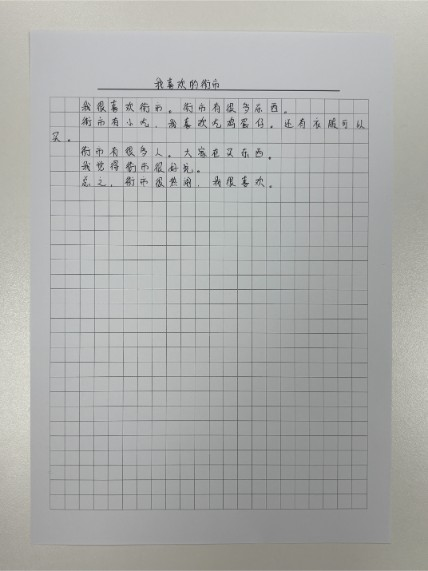
#> input picture needs-improvement-handwritten-version-jpg (1).jpg, 428 x 571 px
$ python -i image_utils.py   (imports and definitions only)
#> lines starting #> are read from the running program, lines starting #| are printed output that depends on the picture; after the words box and inside, x2 and y2 are one past the last pixel; in counts of white or black regions, pixels touching at a corner belong together
### logger.py
import logging
import sys
from datetime import datetime, timezone, timedelta

_APP_LOGGER_NAME = "ocr-api"


def _utc7_converter(*args):
    utc_dt = datetime.utcnow().replace(tzinfo=timezone.utc)
    return utc_dt.astimezone(timezone(timedelta(hours=7))).timetuple()


def setup_logger() -> logging.Logger:
    log = logging.getLogger(_APP_LOGGER_NAME)

    if log.handlers:
        return log

    log.setLevel(logging.INFO)
    log.propagate = False

    fmt = logging.Formatter(
        fmt="%(asctime)s | %(levelname)-8s | %(message)s",
        datefmt="%H:%M:%S",
    )
    fmt.converter = _utc7_converter

    handler = logging.StreamHandler(sys.stdout)
    handler.setFormatter(fmt)
    log.addHandler(handler)

    return log


logger = setup_logger()

### image_utils.py
from PIL import Image, ImageEnhance
from io import BytesIO
import numpy as np
import cv2
from logger import logger


# [14 lines left out: function auto_resize_image, not called in this run]


def detect_grid_paper(cv_gray: np.ndarray) -> bool:
    """Detect if an image contains grid/graph paper lines.

    Uses Hough Line Transform to count horizontal and vertical lines.
    Grid paper typically has many evenly-spaced lines in both directions.

    Returns True if grid pattern is detected.
    """
    h, w = cv_gray.shape
#> h = 571; w = 428

    # Edge detection
    edges = cv2.Canny(cv_gray, 50, 150, apertureSize=3)
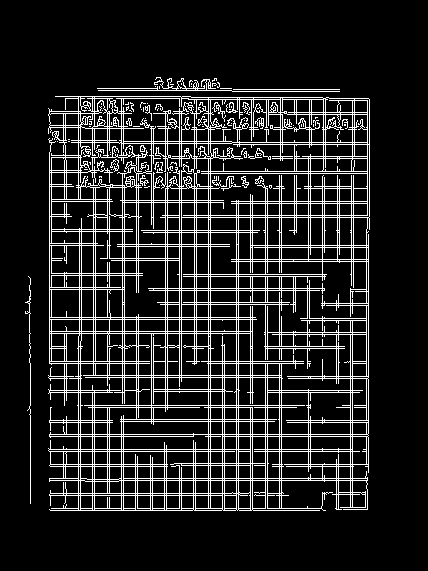
#> edges: shape (571, 428); 12.9% white in thin lines or dots, all inside (x1, y1, x2, y2) = (25, 77, 370, 511)

    # Detect lines with HoughLinesP
    lines = cv2.HoughLinesP(edges, 1, np.pi / 180, threshold=80,
                            minLineLength=int(min(h, w) * 0.15),
                            maxLineGap=10)
#> lines = 154 rows, first 6: [208, 510, 208, 79], [210, 510, 210, 82], [107, 319, 107, 185], [109, 510, 109, 405], [265, 510, 265, 187], [167, 421, 167, 111]

    if lines is None:
        return False

    h_lines = 0
    v_lines = 0
    for line in lines:
        x1, y1, x2, y2 = line[0]
        angle = abs(np.degrees(np.arctan2(y2 - y1, x2 - x1)))
        if angle < 10 or angle > 170:  # horizontal
            h_lines += 1
        elif 80 < angle < 100:  # vertical
            v_lines += 1
#> this loop made 154 passes
#> (x1, y1, x2, y2, angle) on passes 1 to 12: (208, 510, 208, 79, 90), (210, 510, 210, 82, 90), (107, 319, 107, 185, 90), (109, 510, 109, 405, 90), (265, 510, 265, 187, 90), (167, 421, 167, 111, 90), (250, 510, 250, 194, 90), (179, 392, 179, 81, 90), (252, 509, 252, 195, 90), (181, 391, 181, 78, 90), (165, 421, 165, 111, 90), (279, 510, 279, 171, 90)
#> after the loop, h_lines = 89; v_lines = 65

    is_grid = h_lines >= 8 and v_lines >= 8
#> is_grid = True
    logger.info(
        f"[grid_detect] H-lines: {h_lines} | V-lines: {v_lines} | "
        f"Grid detected: {is_grid}"
    )
#| 01:32:26 | INFO     | [grid_detect] H-lines: 89 | V-lines: 65 | Grid detected: True
    return is_grid


def remove_grid_lines(image: Image.Image) -> Image.Image:
    """Remove grid/graph paper lines from an image using morphological operations.

    Algorithm:
    1. Convert to grayscale
    2. Detect horizontal lines via wide horizontal kernel
    3. Detect vertical lines via tall vertical kernel
    4. Combine into a grid mask
    5. Inpaint (fill) the grid lines with surrounding background color
    6. Return cleaned RGB image

    This preserves handwriting strokes (which are short, curved, thick)
    while removing grid lines (which are long, straight, thin).
    """
    # PIL → OpenCV (numpy array)
    cv_img = np.array(image)
    cv_gray = cv2.cvtColor(cv_img, cv2.COLOR_RGB2GRAY)

    # Check if this image actually has grid lines
    if not detect_grid_paper(cv_gray):
        logger.info("[remove_grid] No grid pattern detected — skipping")
        return image

    logger.info("[remove_grid] Grid pattern detected — removing lines...")

    # Adaptive threshold to get binary image (ink = black, paper = white)
    binary = cv2.adaptiveThreshold(
        cv_gray, 255, cv2.ADAPTIVE_THRESH_GAUSSIAN_C,
        cv2.THRESH_BINARY_INV, blockSize=15, C=10
    )
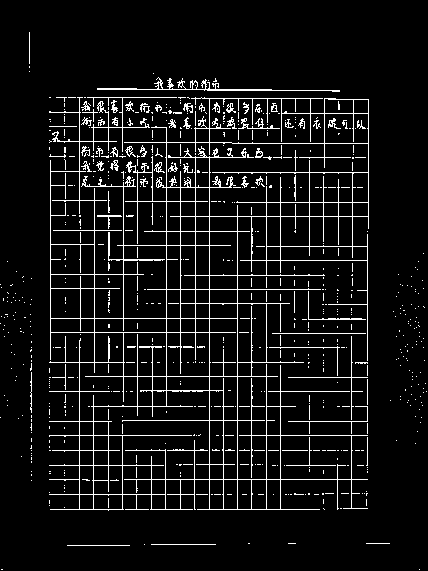
#> binary: shape (571, 428); 7.2% white in thin lines or dots

    h, w = binary.shape
#> h = 571; w = 428

    # --- Detect horizontal lines ---
    # Kernel width = 1/20th of image width (catches long lines, ignores short strokes)
    h_kernel_len = max(w // 20, 30)
#> h_kernel_len = 30
    h_kernel = cv2.getStructuringElement(cv2.MORPH_RECT, (h_kernel_len, 1))
    h_lines = cv2.morphologyEx(binary, cv2.MORPH_OPEN, h_kernel, iterations=2)
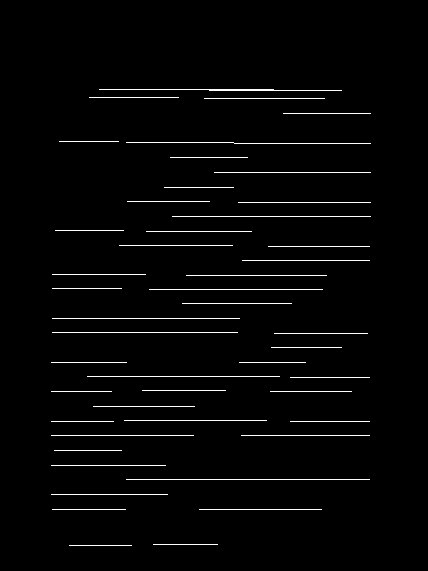
#> h_lines: shape (571, 428); 2.2% white in thin lines or dots, all inside (x1, y1, x2, y2) = (51, 89, 371, 546)

    # --- Detect vertical lines ---
    v_kernel_len = max(h // 20, 30)
#> v_kernel_len = 30
    v_kernel = cv2.getStructuringElement(cv2.MORPH_RECT, (1, v_kernel_len))
#> v_kernel = 30 values from 1 to 1
    v_lines = cv2.morphologyEx(binary, cv2.MORPH_OPEN, v_kernel, iterations=2)
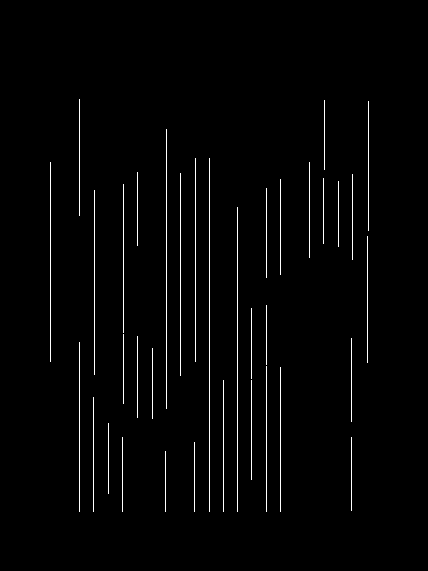
#> v_lines: shape (571, 428); 1.8% white in thin lines or dots, all inside (x1, y1, x2, y2) = (50, 99, 369, 512)

    # Combine horizontal + vertical = grid mask
    grid_mask = cv2.add(h_lines, v_lines)
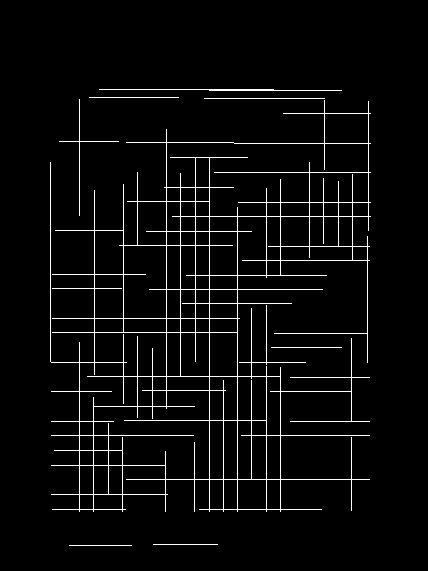
#> grid_mask: shape (571, 428); 4% white in thin lines or dots, all inside (x1, y1, x2, y2) = (50, 89, 371, 546)

    # Dilate slightly to ensure we cover the full line width
    dilate_kernel = cv2.getStructuringElement(cv2.MORPH_RECT, (3, 3))
    grid_mask = cv2.dilate(grid_mask, dilate_kernel, iterations=1)
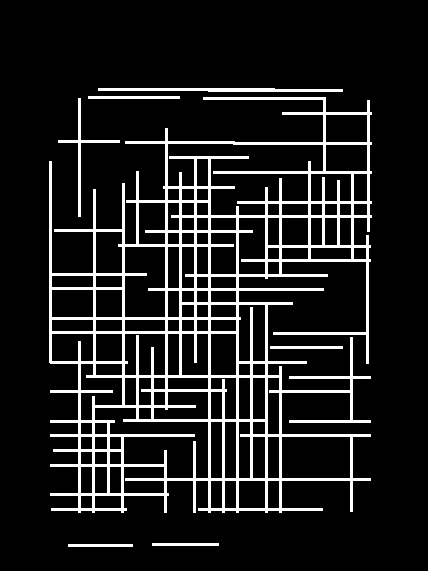
#> grid_mask: shape (571, 428); 11.7% white; 7 white regions, largest, box (x1, y1, x2, y2) and area: (49, 97, 372, 513) 26488, (98, 88, 343, 92) 802, (58, 98, 120, 217) 534

    # Inpaint: fill grid line pixels with surrounding colors
    cleaned = cv2.inpaint(cv_img, grid_mask, inpaintRadius=3,
                          flags=cv2.INPAINT_TELEA)

    # Count how many pixels were cleaned
    cleaned_pixels = np.count_nonzero(grid_mask)
#> cleaned_pixels = 28715
    total_pixels = h * w
#> total_pixels = 244388
    cleaned_pct = cleaned_pixels / total_pixels * 100
#> cleaned_pct = 11.75

    logger.info(
        f"[remove_grid] Removed {cleaned_pixels:,} grid pixels "
        f"({cleaned_pct:.1f}% of image)"
    )
#| 01:32:26 | INFO     | [remove_grid] Removed 28,715 grid pixels (11.7% of image)

    # OpenCV → PIL
    return Image.fromarray(cleaned)


# [202 lines left out: functions enhance_for_ocr, calculate_save_quality, smart_crop_content_region, not called in this run]

>>> import cv2
>>> picture = cv2.cvtColor(cv2.imread('needs-improvement-handwritten-version-jpg (1).jpg'), cv2.COLOR_BGR2RGB)
>>> result = remove_grid_lines(picture)
